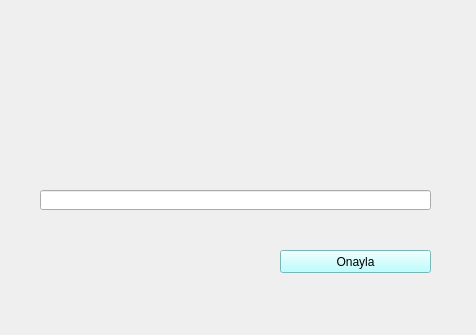
<?xml version="1.0" encoding="UTF-8"?>
<ui version="4.0">
 <class>Lisans</class>
 <widget class="QMainWindow" name="Lisans">
  <property name="geometry">
   <rect>
    <x>0</x>
    <y>0</y>
    <width>476</width>
    <height>335</height>
   </rect>
  </property>
  <property name="windowTitle">
   <string>Gmatix | Lisans</string>
  </property>
  <property name="windowIcon">
   <iconset>
    <normaloff>gmail.png</normaloff>gmail.png</iconset>
  </property>
  <property name="styleSheet">
   <string notr="true">border-image: url(C:/Users/hp/Desktop/Berkant/Diğer/gha/background.jpg) 0 0 0 0 stretch stretch;
</string>
  </property>
  <widget class="QWidget" name="centralwidget">
   <property name="styleSheet">
    <string notr="true">border-image: ur(lC:/Users/hp/Desktop/Berkant/Diğer/gha/background1.jpg) 0 0 0 0 stretch stretch;
</string>
   </property>
   <widget class="QLineEdit" name="anahtarkontrol">
    <property name="geometry">
     <rect>
      <x>40</x>
      <y>190</y>
      <width>391</width>
      <height>20</height>
     </rect>
    </property>
    <property name="inputMask">
     <string/>
    </property>
    <property name="text">
     <string/>
    </property>
   </widget>
   <widget class="QPushButton" name="lisansonay">
    <property name="geometry">
     <rect>
      <x>280</x>
      <y>250</y>
      <width>151</width>
      <height>23</height>
     </rect>
    </property>
    <property name="styleSheet">
     <string notr="true">background-color: rgb(170, 255, 255);</string>
    </property>
    <property name="text">
     <string>Onayla</string>
    </property>
   </widget>
   <widget class="QLabel" name="label">
    <property name="geometry">
     <rect>
      <x>120</x>
      <y>0</y>
      <width>241</width>
      <height>181</height>
     </rect>
    </property>
    <property name="text">
     <string/>
    </property>
    <property name="pixmap">
     <pixmap>licence.png</pixmap>
    </property>
    <property name="scaledContents">
     <bool>true</bool>
    </property>
   </widget>
   <zorder>label</zorder>
   <zorder>anahtarkontrol</zorder>
   <zorder>lisansonay</zorder>
  </widget>
 </widget>
 <resources/>
 <connections/>
</ui>
